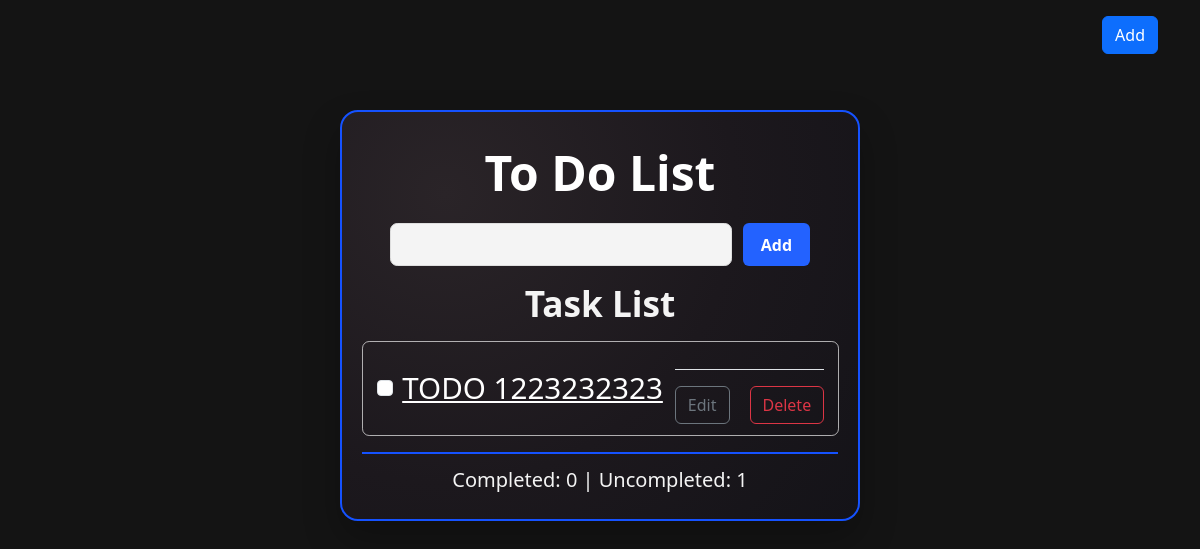
Before: / with the older database file.
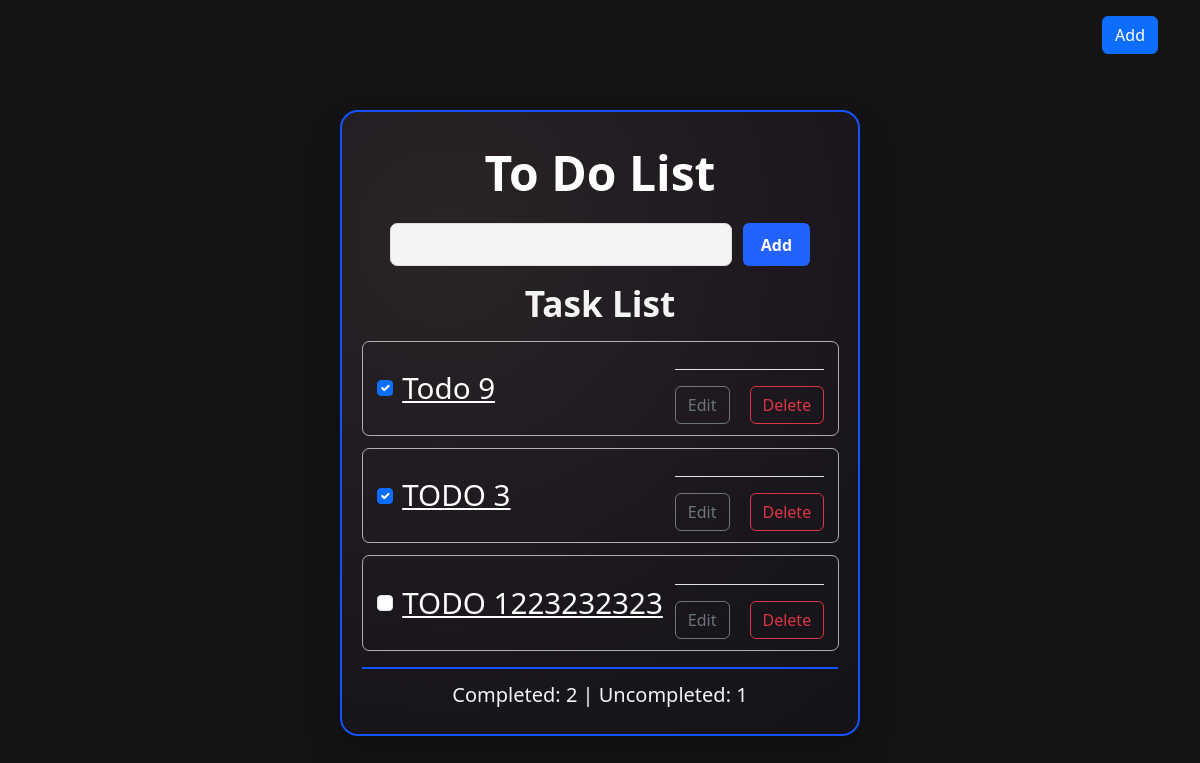
After: the same page with the newer database file.
### models.py (models this page shows, shortened)
class TodoItem(Base):
    __tablename__ = "todo_items"
    id: Mapped[int] = mapped_column(Integer, primary_key=True, index=True)
    title: Mapped[str] = mapped_column(String(100), nullable=False)
    description: Mapped[str] = mapped_column(String(255), nullable=False)
    urgency_level: Mapped[str] = mapped_column(String(10), nullable=False)
    created_at: Mapped[datetime] = mapped_column(
        DateTime(timezone=True),
        default=lambda: datetime.now(UTC)
    )
    is_completed: Mapped[bool] = mapped_column(Boolean, default=False)

### main.py (the view)
@app.get("/", include_in_schema = False, name="home")
def home_page(request: Request, db: Annotated[Session, Depends(get_db)]):
    result = db.execute(
        select(models.TodoItem).order_by(models.TodoItem.created_at.desc())
    )
    todo_list = result.scalars().all()
    return templates.TemplateResponse(
        request,
        "home.html", {"todos": todo_list, "title": "Todo List Home Page"},
        status_code=200
    )

### templates/home.html (shortened to what this page needs)
{% extends "layout.html" %}
{% block content %}
  <section class="todo-panel" aria-label="Todo List Panel">
    <h1 class="todo-title">To Do List</h1>
    <form class="todo-entry" action="#" method="post">
      <input
        type="text"
        class="form-control todo-input"
        placeholder=""
        aria-label="Add new todo"
      />
      <button type="submit" class="btn todo-add-btn">Add</button>
    </form>
    <h2 class="task-heading">Task List</h2>
    <div class="task-list">
      {% if todos %}
        {% for item in todos %}
          <article class="task-row">
            <label class="task-main" for="todo-{{ item.id }}">
              <input
                id="todo-{{ item.id }}"
                class="form-check-input task-check"
                type="checkbox"
                {% if item.urgency_level == "low" %}checked{% endif %}
              />
              <span class="task-text" {% if item.urgency_level == "low" %}is-done{% endif %}>
                <a class="task-text" href={{ url_for("todo_page", todo_id= item.id) }}>{{ item.title }}</a>
              </span>
            </label>
            <div class="task-actions mt-3 pt-3 border-top">
              <button
                type="button"
                class="btn btn-outline-secondary me-1"
                data-bs-toggle="modal"
                data-bs-target="#editModal"
                data-todo-id="{{ item.id }}"
                data-todo-title="{{ item.title }}"
                data-todo-description="{{ item.description }}"
                data-todo-urgency="{{ item.urgency_level }}"
              >
                Edit
              </button>
              <button
                type="button"
                class="btn btn-outline-danger"
                data-bs-toggle="modal"
                data-bs-target="#deleteModal"
                data-todo-id="{{ item.id }}"
              >
                Delete
              </button>
            </div>
          </article>
        {% endfor %}
      {% else %}
        <article class="task-row">
          <span class="task-text">No tasks yet</span>
        </article>
      {% endif %}
    </div>
    {% set completed = todos | selectattr("urgency_level", "equalto", "low") | list | length %}
    {% set uncompleted = (todos | length) - completed %}
    <footer class="task-summary">
      Completed: {{ completed }} | Uncompleted: {{ uncompleted }}
    </footer>
  </section>
{% endblock content %}

### templates/layout.html (shortened to what this page needs)
<!DOCTYPE html>
<html lang="en">
  <head>
    <link
      href="https://cdn.jsdelivr.net/npm/bootstrap@5.3.8/dist/css/bootstrap.min.css"
      rel="stylesheet"
    />
    <link
      rel="stylesheet"
      type="text/css"
      href="{{ url_for('static', path='css/main.css') }}"
    />
  </head>
  <body>
    <header class="container py-3 d-flex justify-content-end">
      <button
        type="button"
        class="btn btn-primary"
        data-bs-toggle="modal"
        data-bs-target="#addTodoModal"
      >
        Add
      </button>
    </header>
    <main class="page-wrap">
      {% block content %}
      {% endblock content %}
    </main>
  </body>
</html>

### static/css/main.css (style rules this page uses)
:root { --bg-sand: #141414; --panel-blue: #1552ff; --panel-text: #f4f4f4; --task-border: rgba(255, 255, 255, 0.65); --danger-red: #ff1d5e; }
body { margin: 0; min-height: 100vh; font-family: "Trebuchet MS", "Segoe UI", sans-serif; background: var(--bg-sand); color: var(--panel-text); }
.page-wrap { min-height: 100vh; display: grid; place-items: start center; padding: 2.5rem 1rem; }
.todo-panel { width: min(100%, 520px); border-radius: 18px; border: 2px solid var(--panel-blue); background: radial-gradient(circle at 20% 20%, #2a2428 0%, #1c181d 55%, #141318 100%); padding: 2rem 1.25rem 1.5rem; box-shadow: 0 18px 36px rgba(0, 0, 0, 0.26); }
.todo-title { margin: 0 0 1.35rem; text-align: center; font-size: clamp(2.1rem, 5vw, 3rem); font-weight: 700; color: #ffffff; }
.todo-entry { display: flex; gap: 0.65rem; align-items: center; margin: 0 auto 1rem; width: min(100%, 420px); }
.todo-input { height: 2.7rem; border-radius: 0.45rem; border: 1px solid #dedede; background: #f4f4f4; }
.todo-add-btn { background: #2362ff; color: #fff; border: none; font-weight: 600; min-width: 4.2rem; height: 2.7rem; }
.task-heading { margin: 0.6rem 0 1rem; text-align: center; font-size: clamp(1.65rem, 4vw, 2.2rem); font-weight: 700; color: #f4f4f4; }
.task-list { display: grid; gap: 0.75rem; }
.task-row { border: 1px solid var(--task-border); border-radius: 0.45rem; padding: 0.7rem 0.85rem; display: flex; justify-content: space-between; align-items: center; gap: 0.75rem; }
.task-main { display: inline-flex; align-items: center; gap: 0.6rem; margin: 0; flex: 1; min-width: 0; }
.task-check { margin-top: 0; flex-shrink: 0; }
.task-text { font-size: clamp(1.05rem, 2.8vw, 1.85rem); color: #ffffff; white-space: nowrap; overflow: hidden; text-overflow: ellipsis; }
.task-actions { display: inline-flex; gap: 1rem; flex-shrink: 0; }
.task-summary { margin-top: 1rem; padding-top: 0.7rem; border-top: 2px solid var(--panel-blue); text-align: center; font-size: 1.25rem; color: #f4f4f4; }

Changed rows visible on the page:
added TodoItem: urgency_level "☑", title "Todo 9"
added TodoItem: urgency_level "☑", title "TODO 3"
Other visible differences:
{{ completed }}: "0" → "2"
